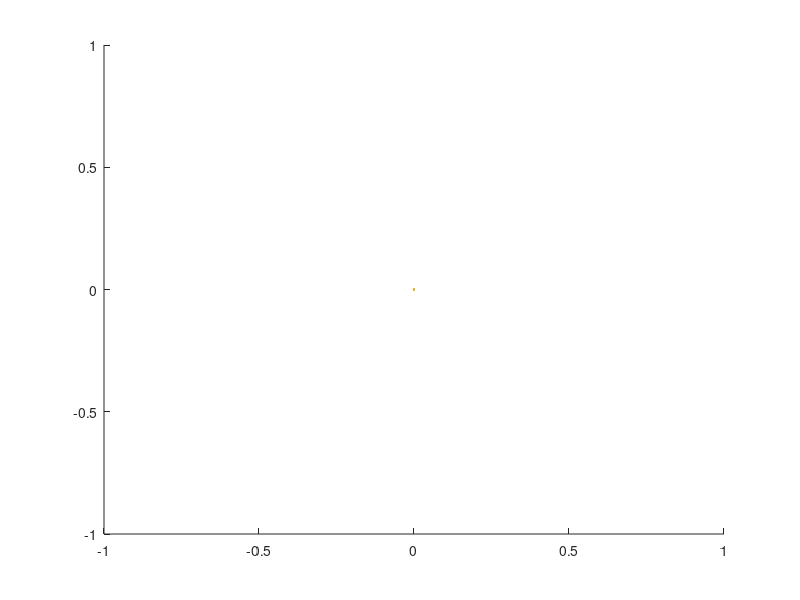

This chart was generated by the following MATLAB code: (Note: this script raises an error after producing the figure.)
clear all
close all

fig1 = figure();
hold on;

qplt(1) = plot(0,0,'linewidth',2.5);
qplt(2) = plot(0,0,'linewidth',2.5);
qplt(3) = plot(0,0,'linewidth',2.5);
ax1 = fig1.Children;
ax1.YLim = [-6, 6];
ax1.XLim = [0, 3000];
legend({'q1' 'q2' 'q3'});


fig3 = figure();
hold on
qplt(4) = plot(0,5.6842,'linewidth',2.5);
qplt(5) = plot(0,4.66442,'linewidth',2.5);
qplt(6) = plot(0,3.584,'linewidth',2.5);
ax3 = fig3.Children;
ax3.YLim = [-6, 6];
ax3.XLim = [0, 3000];
legend({'twa1' 'twa2' 'twa3'});


fig2 = figure();
hold on;
xplt(1) = plot(0,0,'linewidth',2.5);
xplt(2) = plot(0,0,'linewidth',2.5);
ax2 = fig2.Children;
ax2.YLim = [-0.5, 5.5];
ax2.XLim = [0, 3000];

legend({'x' 'y'})


mode = 3;
q_cur = [zeros(3,1);5.6842;4.66442;3.584];
init_twa_homing();
x_des = [5;0;0];
dt = 0.002;
tc = 0;
tf = 5;
q_des = zeros(6,1);
x_cur = zeros(3,1);
t_init = 0;
x_init = zeros(3,1);
robot_moving = 0;

robotmoving = 1;


while robotmoving

[qdes,deltax,tinit,xinit,robotmoving] = taskquintic(mode,q_cur,...
    p_in_m,b_in_w,m_in_w,f_in_w,x_des,...
    tc,tf,q_des,x_cur,t_init,x_init,robot_moving);
q_des = qdes;
q_cur = qdes;   
x_cur = deltax;
t_init = tinit;
x_init = xinit;
robot_moving = robotmoving;
tc = tc + dt;

qplt(1).YData = [qplt(1).YData, q_des(1,1)];
qplt(1).XData = [qplt(1).XData, qplt(1).XData(end)+1];

qplt(2).YData = [qplt(2).YData, q_des(2,1)];
qplt(2).XData = [qplt(2).XData, qplt(2).XData(end)+1];

qplt(3).YData = [qplt(3).YData, q_des(3,1)];
qplt(3).XData = [qplt(3).XData, qplt(3).XData(end)+1];

qplt(4).YData = [qplt(4).YData, q_des(4,1)];
qplt(4).XData = [qplt(4).XData, qplt(4).XData(end)+1];

qplt(5).YData = [qplt(5).YData, q_des(5,1)];
qplt(5).XData = [qplt(5).XData, qplt(5).XData(end)+1];

qplt(6).YData = [qplt(6).YData, q_des(6,1)];
qplt(6).XData = [qplt(6).XData, qplt(6).XData(end)+1];

xplt(1).YData = [xplt(1).YData, x_cur(1,1)];
xplt(1).XData = [xplt(1).XData, xplt(1).XData(end)+1];

xplt(2).YData = [xplt(2).YData, x_cur(2,1)];
xplt(2).XData = [xplt(2).XData, xplt(2).XData(end)+1];


pause(0.001)
end